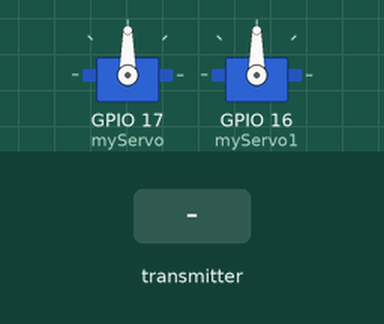
Simulated run of this sketch. Board: ESP32. Parts: 2 × servo. The inputs (shaded band) are chosen by the test bench. No radio packets arrive unless stated; what the sketch prints to the serial monitor is not drawn.

Above: at 1.2 s.
1.3 s: the transmitter starts sending leftVertical = 0
At 2.4 s:
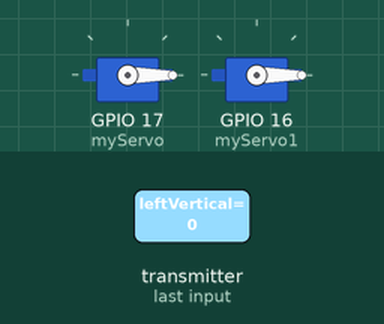
2.8 s: the transmitter starts sending leftHorizontal = 1024
At 3.5 s:
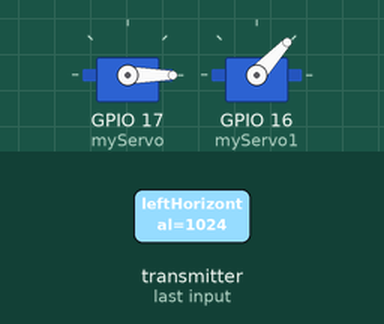
4.3 s: the transmitter starts sending leftVertical = 1024
At 4.7 s:
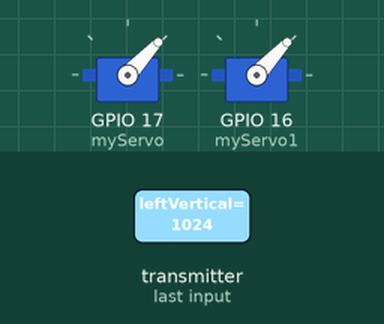
5.8 s: the transmitter starts sending leftHorizontal = 0
At 7.0 s:
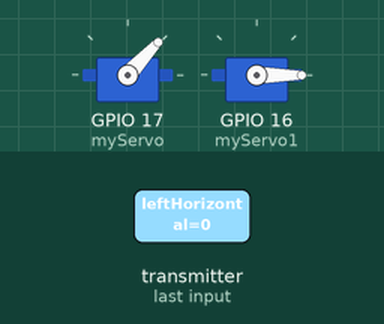
7.3 s: the transmitter starts sending leftVertical = 2048
At 8.2 s:
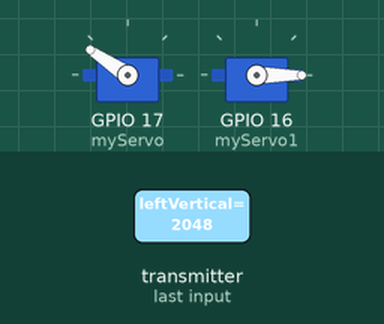
8.8 s: the transmitter starts sending leftHorizontal = 2048
At 9.3 s:
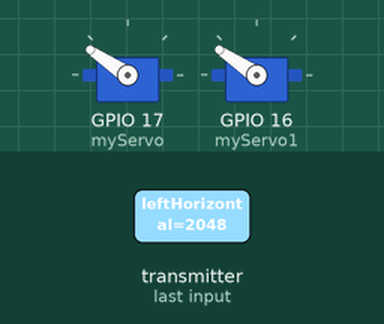
Timing chart, 0 to 11.3 s (numbered marks = the images above; inputs shaded):
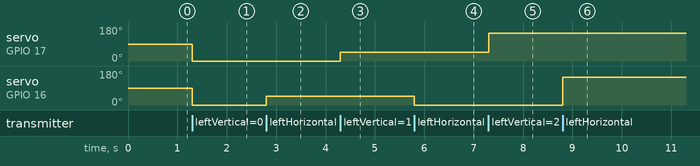

The sketch:

PlaneFirmware.ino
```cpp
#include <Arduino.h>
#include <ESP32Servo.h>
#include <SPI.h>      //the communication interface with the modem
#include "RF24.h"     //the library which helps us to control the radio modem

Servo myServo;        //define the servo name
Servo myServo1;

#define CE_PIN  22
#define CSN_PIN 21
// instantiate an object for the nRF24L01 transceiver
RF24 radio(CE_PIN, CSN_PIN);

uint8_t address[][6] = { "1Node", "2Node" };
bool radioNumber = 1;
bool role = false;  // true = TX node, false = RX node


int msg[32];

void setup(){
  myServo.attach(17);                //3 is a digital pin to which servo signal connected.
  myServo1.attach(16);                //3 is a digital pin to which servo signal connected.

  Serial.begin(115200);
  while (!Serial);

  if (!radio.begin()) {
    Serial.println(F("radio hardware is not responding!!"));
    while (!radio.begin()) {
      Serial.print(".");
      delay(100);
    }
  } else {
    Serial.println(F("Radio started"));
  }

  radio.setPALevel(RF24_PA_LOW);  // RF24_PA_MAX is default.

  radio.openWritingPipe(address[radioNumber]);  // always uses pipe 0
  radio.openReadingPipe(1, address[!radioNumber]);  // using pipe 1

  if (role) {
    radio.stopListening();  // put radio in TX mode
  } else {
    radio.startListening();  // put radio in RX mode
  }
}

struct ControllerData
{
  int leftVertical = 0;
  int leftHorizontal = 0;
  int rightVertical = 0;
  int rightHorizontal = 0;
};

ControllerData controllerData;

void loop(){
  uint8_t pipe;
  if (radio.available(&pipe)) {            //checks whether any data have arrived at the address of the modem
    bool done = false;              //returns a “true” value if we received some data, or “false” if no data.
    radio.read(&controllerData, sizeof(controllerData));
    Serial.print(controllerData);

    myServo.write(controllerData.leftVertical);
    myServo1.write(controllerData.leftHorizontal);


  }
}
```

Measured:
- after the input at 1.3 s, servo on GPIO 17 (myServo), servo on GPIO 16 (myServo1): 90° → 0° at once
- after the input at 2.8 s, servo on GPIO 16 (myServo1): 0° → 47° at once
- after the input at 4.3 s, servo on GPIO 17 (myServo): 0° → 47° at once
- after the input at 5.8 s, servo on GPIO 16 (myServo1): 47° → 0° at once
- after the input at 7.3 s, servo on GPIO 17 (myServo): 47° → 146° at once
- after the input at 8.8 s, servo on GPIO 16 (myServo1): 0° → 146° at once
